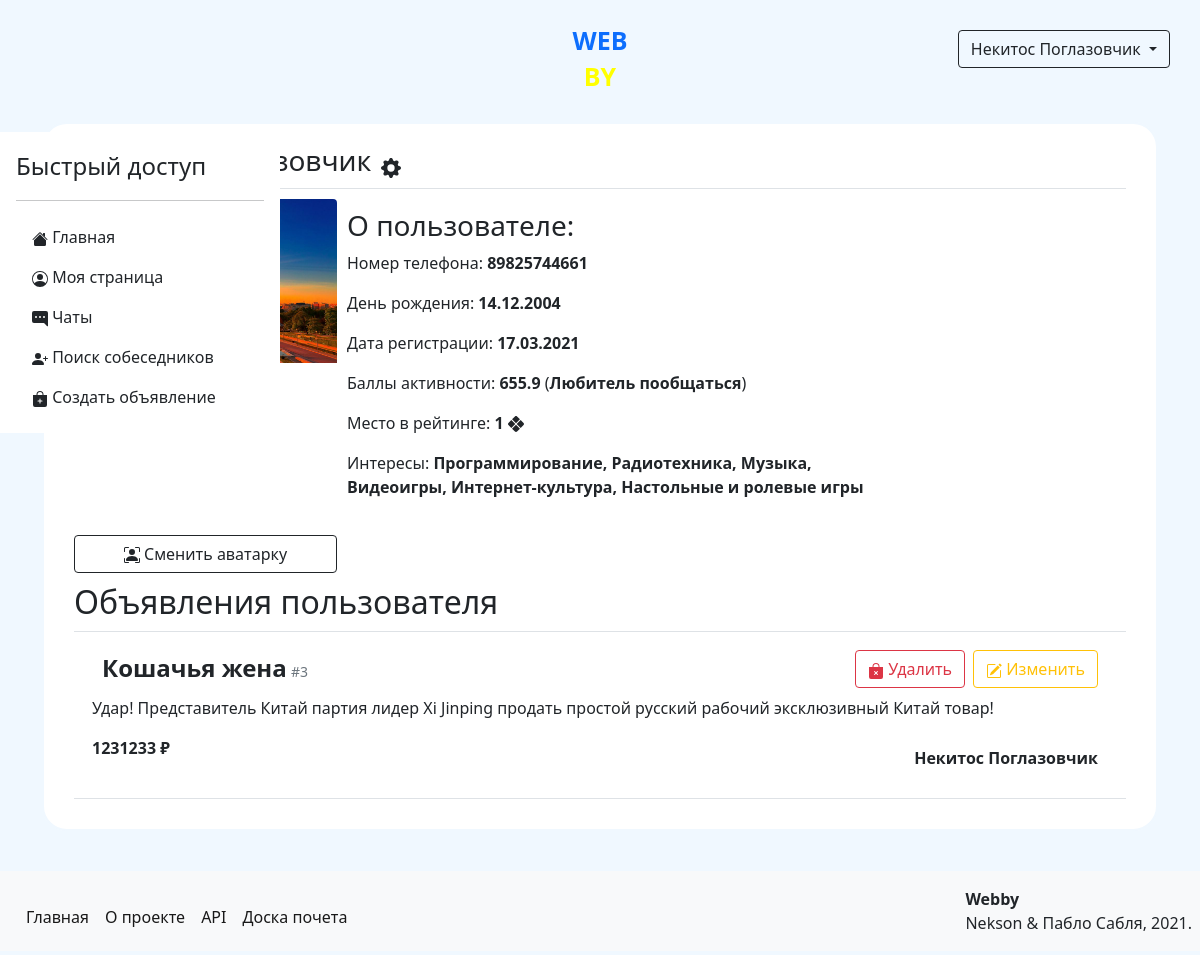
Screenshot of /profile/1 (signed in) with the database file from the repository.
### data/models/user.py (models this page shows, shortened)
class User(SqlAlchemyBase, UserMixin, SerializerMixin):
    __tablename__ = 'users'  # название таблицы с моделью в базе данных
    serialize_rules = (
        '-advertisements', '-rank_id', '-admin', '-hashed_password')  # правила преобразования объекта модели в json
    id = Column(Integer, autoincrement=True, primary_key=True)  # id пользователя
    name = Column(Unicode)  # имя пользователя
    surname = Column(Unicode)  # фамилия пользователя
    birthday = Column(DateTime)  # день рождения пользователя
    email = Column(String, unique=True)  # email адресс пользователя
    phone_number = Column(String, unique=True)  # номер телефона пользователя
    hashed_password = Column(String)  # хэшированный пароль пользователя
    registration_time = Column(DateTime, default=datetime.now)  # время регистрации пользователя
    rating = Column(Integer, default=0)  # рейтинг пользователя
    rank_id = Column(Integer, ForeignKey('ranks.id'))  # id ранга пользователя
    admin = Column(Boolean, default=0)  # права пользователя
    advertisements = relationship('Advertisement', back_populates='author')  # объекты объявлений пользователя
    interests = relationship('Interest', secondary='users_to_interests',
                             backref='users')  # объекты интересов пользователя
    rank = relationship('Rank')  # объект ранга пользователя

### data/models/ranks.py (models this page shows)
class Rank(SqlAlchemyBase, SerializerMixin):
    __tablename__ = 'ranks'  # название таблицы с моделью в базе данных
    id = Column(Integer, primary_key=True, autoincrement=True)  # id ранга
    title = Column(String)  # название ранга

### data/models/interests.py (models this page shows)
class Interest(SqlAlchemyBase, SerializerMixin):
    __tablename__ = 'interests'  # название таблицы с моделью в базе данных
    serialize_rules = ('-advertisements', '-users')  # правила преобразования объекта модели в json
    id = Column(Integer, primary_key=True, autoincrement=True)  # id интереса
    title = Column(Unicode, nullable=True)  # название интереса

### data/models/advertisements.py (models this page shows, shortened)
class Advertisement(SqlAlchemyBase, SerializerMixin):
    __tablename__ = 'advertisements'  # название таблицы с моделью в базе данных
    serialize_rules = ('-author.email', '-author.registration_time', '-author.interests', '-author_id',
                       '-content_id')  # правила преобразования объекта модели в json
    id = Column(Integer, primary_key=True, autoincrement=True)  # id объявления
    title = Column(String)  # название объявления
    author_id = Column(Integer, ForeignKey('users.id'))  # id автора объявления
    created_at = Column(DateTime, default=datetime.now)  # время создания объявления
    price = Column(Integer)  # стоимость объявления
    content_id = Column(Integer, ForeignKey('contents.id'))  # id содержания объявления
    author = relationship('User', back_populates='advertisements')  # объект автора объявления
    content = relationship('Content')  # объект содержания объявления
    interests = relationship('Interest', secondary='advertisements_to_interests',
                             backref='advertisements')  # объект интересов объявления

### data/models/content.py (models this page shows)
class Content(SqlAlchemyBase, SerializerMixin):
    __tablename__ = 'contents'  # название таблицы с моделью в базе данных
    serialize_rules = ('-id',)  # правила преобразования объекта модели в json
    id = Column(Integer, autoincrement=True, primary_key=True)  # id контента
    content = Column(Text)  # контент

### main.py (the view)
@app.route('/profile/<int:user_id>')
@login_required
def show_profile(user_id):
    session = create_session()
    user = session.query(User).filter(User.id == user_id).first()  # получаем данные профиля пользователя с указанным id
    if not user:  # проверяем, найден ли пользователь
        return abort(404)
    all_users = session.query(User).order_by(User.rating.desc())
    position = 1
    for i in all_users:
        if i.id == user.id:
            break
        position += 1
    pic = session.query(Avatar).filter(Avatar.refers_to == user_id).first()
    if pic:  # проверяем, найден ли аватар
        profile_pic = url_for('static', filename=f"avatars/{pic.link}")
    else:
        profile_pic = url_for('static', filename='avatars/anon.png')
    return render_template('profile.html', user=user, pic=profile_pic, today=datetime.datetime.now(), position=position)

### data/db_session.py (called while the page is built)
def create_session() -> Session:
    global __factory
    return __factory()

### main.py (called while the page is built)
@login_manager.user_loader
def load_user(user_id):
    session = create_session()
    return session.query(User).get(user_id)

### templates/profile.html (shortened to what this page needs)
{% extends "base.html" %}
{% block content %}
<form class="clearfix">
    <div class="clearfix">
        <div class="clearfix border-bottom">
            <h3 class="float-start">{{ user.name }} {{ user.surname }}</h3>
            {% if user.id == current_user.id %}
                <a class="float-start link-dark" href="/profile/{{ current_user.id }}/settings">
                    <div>
                    </div>
                </a>
            {% endif %}
        </div>
        <div class="clearfix">
            <div class="float-start w-50">
                <h3>О пользователе:</h3>
                <p>Номер телефона: <b>{{ user.phone_number }}</b></p>
                <p>День рождения: <b>{{ user.birthday.strftime('%d.%m.%Y') }}</b></p>
                <p>Дата регистрации: <b>{{ user.registration_time.strftime('%d.%m.%Y') }}</b></p>
                <p>Баллы активности: <b>{{ user.rating }}</b> (<b>{{ user.rank.title }}</b>)</p>
                <a class="text-reset" href="/top">
                    <p>
                    Место в рейтинге: <b>{{ position }}</b>
                    </p>
                </a>
                {% if user.interests %}
                    <p>Интересы:
                        {% for i in user.interests %}
                        <b>{{ i.title }}{% if not loop.last %},{% endif %}</b>
                        {% endfor %}
                    </p>
                {% endif %}
            </div>
        </div>
        <div>
            {% if user.id == current_user.id %}
                <a class="btn btn-outline-dark w-25 rounded-bottom" href="/profile/{{ current_user.id }}/avatar">
                    Сменить аватарку
                </a>
            {% endif %}
        </div>
        {% if user.advertisements %}
        <div class="clearfix">
            <h2 class="float-right d-inline">Объявления пользователя</h2>
        </div>
        {% endif %}
        {% for ad in user.advertisements %}
            <div class="p-2 border-top border-bottom">
                <div class="clearfix">
                    <div>
                        <span>
                            <b class="fs-4">{{ ad.title }}</b>
                            <small class="text-secondary">#{{ ad.id }}</small>
                        </span>
                        {% if current_user == ad.author %}
                            <a href="/advertisements/{{ ad.id }}/edit" class="btn btn-outline-warning float-end">
                                Изменить
                            </a>
                            <a href="/advertisements/{{ ad.id }}/delete" class="btn btn-outline-danger me-2 float-end">
                                Удалить
                            </a>
                        {% endif %}
                    </div>
                    <p>{{ ad.content.content }}</p>
                    <b>{{ ad.price }} ₽</b>
                    <div class="float-end">
                        <a href="/profile/{{ ad.author.id }}" class="text-reset"><b>{{ ad.author.name }} {{ ad.author.surname }}</b></a>
                    </div>
                </div>
            </div>
        {% endfor %}
    </div>
</form>
{% endblock %}

### templates/base.html (shortened to what this page needs)
<!DOCTYPE html>
<html lang="en">
<head>
    <link rel="stylesheet" href="/static/css/style.css">
    <link rel="stylesheet" href="https://cdn.jsdelivr.net/npm/bootstrap@5.0.0-beta1/dist/css/bootstrap.min.css"
>
</head>
<body>
<div class="wrapper">
    <div class="header clearfix">
        {% if current_user.is_authenticated %}
        <div class="dropdown float-end">
            <button class="btn btn-outline-dark dropdown-toggle" type="button" id="dropdownMenuButton"
                    data-toggle="dropdown" aria-haspopup="true" aria-expanded="false">
                {{ current_user.name }} {{ current_user.surname }}
            </button>
        </div>
        {% endif %}
        <div class="logo">
            <a href="/">
                <p class="text-primary">WEB</p>
                <p class="yellow">BY</p>
            </a>
        </div>
    </div>
    {% if current_user.is_authenticated %}
    <div class="d-flex flex-column p-3 bg-white sidebar"
         style="width: 280px; position: fixed; border-radius: 0 10px 10px 0; margin-left: 0px;">
        <span class="fs-4">Быстрый доступ</span>
        <hr>
        <ul class="nav nav-pills flex-column mb-auto">
            <li class="nav-item">
                <a href="/" class="nav-link link-dark">
                    Главная
                </a>
            </li>
            <li>
                <a href="/profile/{{ current_user.id }}" class="nav-link link-dark">
                    Моя страница
                </a>
            </li>
            <li>
                <a href="/chats" class="nav-link link-dark">
                    Чаты
                </a>
            </li>
            <li>
                <a href="/search" class="nav-link link-dark">
                    Поиск собеседников
                </a>
            </li>
            <li>
                <a href="/advertisements/create" class="nav-link link-dark">
                    Создать объявление
                </a>
            </li>
        </ul>
    </div>
    {% endif %}
    <main role="main" class="container clearfix">
        {% block content %}{% endblock %}
    </main>
    <footer class="clearfix p-2 bg-light">
        <span class="fs-6 float-end mt-2"><b>Webby</b><br>Nekson & Пабло Сабля, 2021.</span>
        <nav class="navbar navbar-expand-lg navbar-light">
            <div class="collapse navbar-collapse" id="navbarSupportedContent">
                <ul class="navbar-nav me-auto mb-2 mb-lg-0">
                    <li class="nav-item">
                        <a class="nav-link active" href="/">Главная</a>
                    </li>
                    <li class="nav-item">
                        <a class="nav-link active" href="/info">О проекте</a>
                    </li>
                    <li class="nav-item">
                        <a class="nav-link active" href="/api">API</a>
                    </li>
                    <li class="nav-item">
                        <a class="nav-link active" href="/top">Доска почета</a>
                    </li>
                </ul>
            </div>
        </nav>
    </footer>
</div>
</body>
</html>

### static/css/style.css (style rules this page uses)
body { background-color: aliceblue !important; }
.logo { text-align: center; margin-left: auto; margin-right: auto; margin-top: 10px; margin-bottom: 10px; max-width: 150px; font-size: 25px; font-weight: 700; line-height: 20px; }
a { text-decoration: none !important; }
.header { background-color: aliceblue; margin-bottom: 10px; padding: 10px; }
.yellow { color: yellow; }
div { margin: 10px; }
form { margin-left: auto; margin-right: auto; background-color: white; border: solid 2px aliceblue; border-radius: 25px; padding: 10px; }
html, body { height: 100%; }
footer { position: absolute; left: 0; bottom: 0; width: 100%; height: 80px; }
.wrapper { position: relative; min-height: 100%; margin: 0!important }
main { padding-bottom: 120px }

### rows the page displays
User: name "Некитос", surname "Поглазовчик", phone_number "89825744661", birthday "14.12.2004", registration_time "17.03.2021", rating "655.9"
Rank: rank "Любитель пообщаться"
Interest: title "Программирование"
Interest: title "Радиотехника"
Interest: title "Музыка"
Interest: title "Видеоигры"
Interest: title "Интернет-культура"
Interest: title "Настольные и ролевые игры"
Advertisement: title "Кошачья жена", id "3", content.content "Удар! Представитель Китай партия лидер Xi Jinping продать простой русский рабочий эксклюзивный Китай товар!", price "1231233", author.name "Некитос", author.surname "Поглазовчик"

### other values shown
{{ position }} "1"
